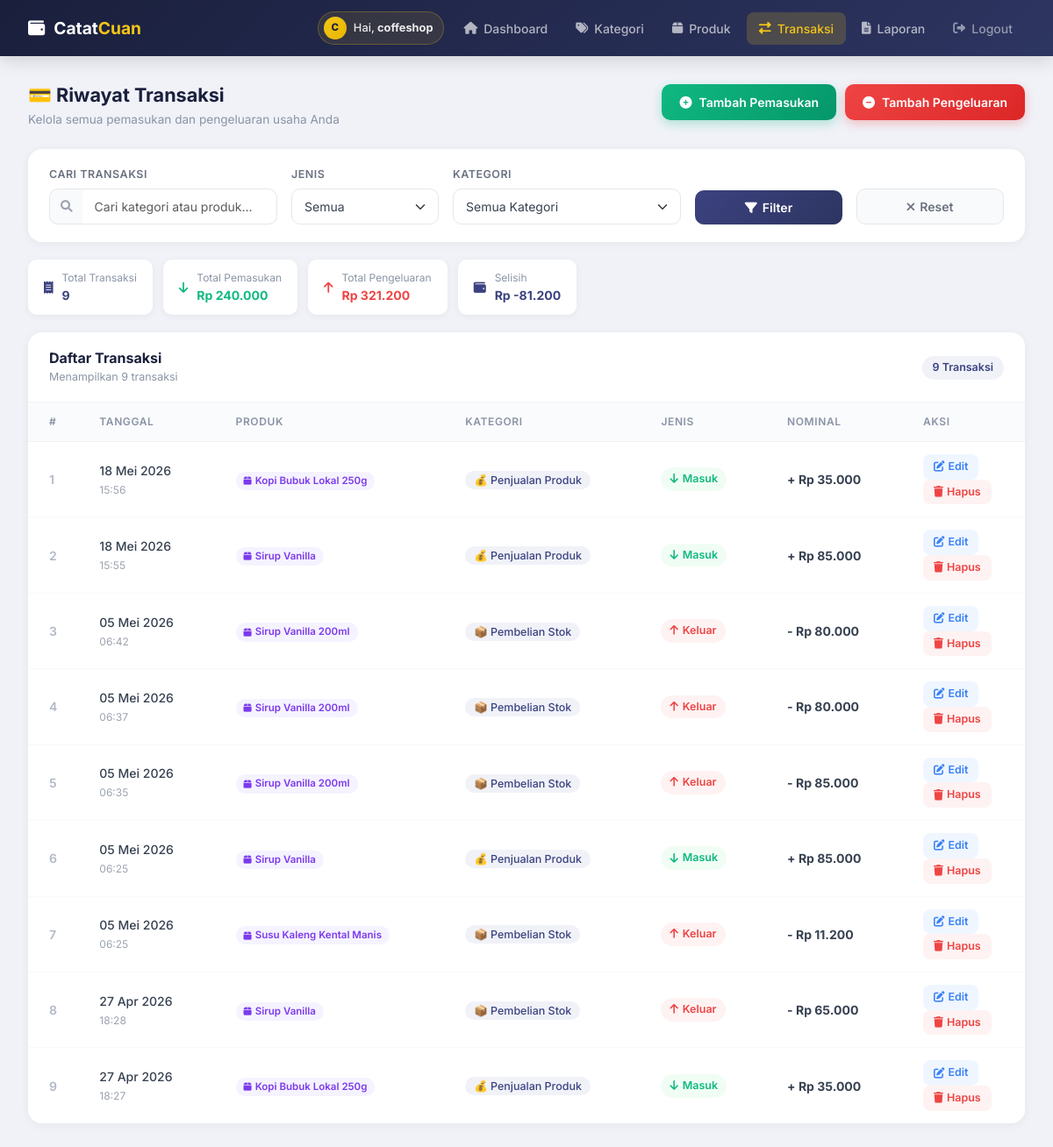
Page /transaksi.php (signed in) on the committed database.
### tables this page shows
CREATE TABLE `tb_transaksi` (
  `id_transaksi` int NOT NULL,
  `id_user` int NOT NULL,
  `id_kategori` int NOT NULL,
  `id_produk` int DEFAULT NULL,
  `jenis` enum('masuk','keluar') NOT NULL,
  `tanggal` date NOT NULL,
  `waktu` time NOT NULL,
  `nominal` int NOT NULL,
  `keterangan` varchar(255) NOT NULL,
  `catatan` text,
  `created_at` timestamp NULL DEFAULT CURRENT_TIMESTAMP
);

CREATE TABLE `tb_produk` (
  `id_produk` int NOT NULL,
  `id_user` int NOT NULL,
  `nama_produk` varchar(150) NOT NULL,
  `harga_beli` int NOT NULL DEFAULT '0',
  `harga_jual` int NOT NULL DEFAULT '0',
  `created_at` timestamp NOT NULL DEFAULT CURRENT_TIMESTAMP
);

CREATE TABLE `tb_kategori` (
  `id_kategori` int NOT NULL,
  `id_user` int DEFAULT NULL,
  `nama_kategori` varchar(100) NOT NULL,
  `jenis_arus` enum('masuk','keluar') NOT NULL,
  `ikon` varchar(10) DEFAULT 0xF09F92B0
);

### koneksi.php (called while the page is built, shortened)
<?php
function formatRupiah(int $nominal): string
{
    return 'Rp ' . number_format($nominal, 0, ',', '.');
}
function formatTanggal(string $date): string
{
    $bulan = ['', 'Jan', 'Feb', 'Mar', 'Apr', 'Mei', 'Jun', 'Jul', 'Agu', 'Sep', 'Okt', 'Nov', 'Des'];
    $d = explode('-', $date);
    return $d[2] . ' ' . $bulan[(int) $d[1]] . ' ' . $d[0];
}
?>

### transaksi.php (the view, shortened to what this page needs)
<?php
require_once 'koneksi.php';
$search = trim($_GET['search'] ?? '');
$jenis  = $_GET['jenis'] ?? 'all';
$page   = max(1, (int) ($_GET['page'] ?? 1));
$perPage = 10;
$offset = ($page - 1) * $perPage;
$where  = "WHERE t.id_user = :uid";
$params = [':uid' => $_SESSION['id_user']];
$countSql = "SELECT COUNT(*) FROM tb_transaksi t $where";
$stmtCount = $pdo->prepare($countSql);
$stmtCount->execute($params);
$totalRows = (int) $stmtCount->fetchColumn();
$sql = "SELECT t.*, k.nama_kategori, k.ikon, p.nama_produk AS nama_produk_linked FROM tb_transaksi t
        JOIN tb_kategori k ON t.id_kategori = k.id_kategori
        LEFT JOIN tb_produk p ON t.id_produk = p.id_produk
        $where
        ORDER BY t.tanggal DESC, t.waktu DESC
        LIMIT :limit OFFSET :offset";
$stmt = $pdo->prepare($sql);
foreach ($params as $key => $val)
    $stmt->bindValue($key, $val);
$stmt->bindValue(':limit', $perPage, PDO::PARAM_INT);
$stmt->bindValue(':offset', $offset, PDO::PARAM_INT);
$stmt->execute();
$transaksiList = $stmt->fetchAll();
$sqlSum = "SELECT
    COALESCE(SUM(CASE WHEN t.jenis='masuk' THEN t.nominal ELSE 0 END), 0) AS total_masuk,
    COALESCE(SUM(CASE WHEN t.jenis='keluar' THEN t.nominal ELSE 0 END), 0) AS total_keluar
    FROM tb_transaksi t $where";
$stmtSum = $pdo->prepare($sqlSum);
$stmtSum->execute($params);
$summary = $stmtSum->fetch();
?>
<!DOCTYPE html>
<html lang="id">
<head>
    <link href="https://cdn.jsdelivr.net/npm/bootstrap@5.3.0/dist/css/bootstrap.min.css" rel="stylesheet">
    <link rel="stylesheet" href="https://cdnjs.cloudflare.com/ajax/libs/font-awesome/6.0.0/css/all.min.css">
</head>
<body>
    <nav class="navbar-custom" id="mainNav">
        <a href="index.php" class="navbar-brand-text">
            <i class="fas fa-wallet"></i> <span>Catat<span class="cuan">Cuan</span></span>
        </a>
        <div class="navbar-nav-links" id="navLinks">
            <div class="nav-user-pill">
                <div class="nav-user-avatar"><?= strtoupper(substr($_SESSION['nama_toko'] ?? 'U', 0, 1)) ?></div>
                <span>Hai, <strong><?= htmlspecialchars(explode(' ', trim($_SESSION['nama_toko'] ?? 'User'))[0]) ?></strong></span>
            </div>
            <a href="dashboard.php"><i class="fas fa-home"></i> Dashboard</a>
            <a href="kategori.php"><i class="fas fa-tags"></i> Kategori</a>
            <a href="produk.php"><i class="fas fa-box"></i> Produk</a>
            <a href="transaksi.php" class="active"><i class="fas fa-exchange-alt"></i> Transaksi</a>
            <a href="laporan.php"><i class="fas fa-file-alt"></i> Laporan</a>
            <a href="logout.php" style="color:rgba(255,255,255,0.5);" title="Logout"><i class="fas fa-sign-out-alt"></i> Logout</a>
        </div>
    </nav>
    <div class="page-wrapper">
        <div class="page-header">
            <div>
                <h4>💳 Riwayat Transaksi</h4>
                <p>Kelola semua pemasukan dan pengeluaran usaha Anda</p>
            </div>
            <div style="display:flex;gap:10px;">
                <a href="form_transaksi.php?jenis=masuk" class="btn-action success">
                    <i class="fas fa-plus-circle"></i> Tambah Pemasukan
                </a>
                <a href="form_transaksi.php?jenis=keluar" class="btn-action danger">
                    <i class="fas fa-minus-circle"></i> Tambah Pengeluaran
                </a>
            </div>
        </div>
        <div class="filter-card">
            <form method="GET" action="transaksi.php" class="row g-3 align-items-end">
                <div class="col-md-3">
                    <label>Cari Transaksi</label>
                    <div class="input-group">
                        <span class="input-group-text"><i class="fas fa-search"></i></span>
                        <input type="text" class="form-control" name="search" value="<?= htmlspecialchars($search) ?>"
                            placeholder="Cari kategori atau produk...">
                    </div>
                </div>
                <div class="col-md-2">
                    <label>Jenis</label>
                    <select class="form-select" name="jenis">
                        <option value="all" <?= $jenis === 'all' ? 'selected' : '' ?>>Semua</option>
                    </select>
                </div>
                <div class="col-md-3">
                    <label>Kategori</label>
                    <select class="form-select" name="kat">
                        <option value="0">Semua Kategori</option>
                    </select>
                </div>
                <div class="col-md-2">
                    <button type="submit" class="btn-filter">
                        <i class="fas fa-filter"></i> Filter
                    </button>
                </div>
                <div class="col-md-2">
                    <a href="transaksi.php" class="btn-reset-filter">
                        <i class="fas fa-times"></i> Reset
                    </a>
                </div>
            </form>
        </div>
        <div class="summary-row">
            <div class="summ-pill">
                <i class="fas fa-receipt" style="color:#3b4280;"></i>
                <div>
                    <div class="lbl">Total Transaksi</div>
                    <div class="val saldo"><?= $totalRows ?></div>
                </div>
            </div>
            <div class="summ-pill">
                <i class="fas fa-arrow-down" style="color:#10b981;"></i>
                <div>
                    <div class="lbl">Total Pemasukan</div>
                    <div class="val masuk"><?= formatRupiah((int) $summary['total_masuk']) ?></div>
                </div>
            </div>
            <div class="summ-pill">
                <i class="fas fa-arrow-up" style="color:#ef4444;"></i>
                <div>
                    <div class="lbl">Total Pengeluaran</div>
                    <div class="val keluar"><?= formatRupiah((int) $summary['total_keluar']) ?></div>
                </div>
            </div>
            <div class="summ-pill">
                <i class="fas fa-wallet" style="color:#3b4280;"></i>
                <div>
                    <div class="lbl">Selisih</div>
                    <div class="val saldo">
                        <?= formatRupiah((int) $summary['total_masuk'] - (int) $summary['total_keluar']) ?></div>
                </div>
            </div>
        </div>
        <div class="table-card">
            <div class="table-card-header">
                <div>
                    <h6>Daftar Transaksi</h6>
                    <p>Menampilkan <?= $totalRows ?>
                        transaksi<?= $search ? ' dengan kata kunci "' . htmlspecialchars($search) . '"' : '' ?></p>
                </div>
                <span class="count-badge"><?= $totalRows ?> Transaksi</span>
            </div>
            <div class="table-responsive">
                <table class="table">
                    <thead>
                        <tr>
                            <th style="width:50px;">#</th>
                            <th>Tanggal</th>
                            <th>Produk</th>
                            <th>Kategori</th>
                            <th>Jenis</th>
                            <th>Nominal</th>
                            <th style="width:140px;">Aksi</th>
                        </tr>
                    </thead>
                    <tbody>
                        <?php if (empty($transaksiList)): ?>
                            <tr>
                                <td colspan="7" style="text-align:center;padding:60px;color:#9ca3af;">
                                    <i class="fas fa-inbox"
                                        style="font-size:2.5rem;display:block;margin-bottom:12px;color:#d1d5db;"></i>
                                    Tidak ada transaksi ditemukan.<br>
                                    <a href="form_transaksi.php" style="color:#3b4280;font-weight:600;">Catat transaksi
                                        pertama →</a>
                                </td>
                            </tr>
                        <?php else: ?>
                            <?php foreach ($transaksiList as $i => $tx): ?>
                                <tr>
                                    <td style="color:#b0b8c8;font-weight:600;"><?= $offset + $i + 1 ?></td>
                                    <td>
                                        <span style="font-weight:500;"><?= formatTanggal($tx['tanggal']) ?></span><br>
                                        <span style="font-size:0.75rem;color:#9ca3af;"><?= substr($tx['waktu'], 0, 5) ?></span>
                                    </td>
                                    <td>
                                        <?php if (!empty($tx['nama_produk_linked'])): ?>
                                            <span style="display:inline-flex;align-items:center;gap:4px;background:#f5f3ff;color:#7c3aed;font-size:0.72rem;font-weight:600;padding:2px 9px;border-radius:20px;margin-top:3px;">
                                                <i class="fas fa-box" style="font-size:0.65rem;"></i>
                                                <?= htmlspecialchars($tx['nama_produk_linked']) ?>
                                            </span>
                                        <?php else: ?>
                                            <span style="color:#9ca3af;font-size:0.8rem;">-</span>
                                        <?php endif; ?>
                                    </td>
                                    <td>
                                        <span class="kat-badge"><?= $tx['ikon'] ?>
                                            <?= htmlspecialchars($tx['nama_kategori']) ?></span>
                                    </td>
                                    <td>
                                        <?php if ($tx['jenis'] === 'masuk'): ?>
                                            <span class="tx-badge masuk"><i class="fas fa-arrow-down"></i> Masuk</span>
                                        <?php else: ?>
                                            <span class="tx-badge keluar"><i class="fas fa-arrow-up"></i> Keluar</span>
                                        <?php endif; ?>
                                    </td>
                                    <td class="nominal-<?= $tx['jenis'] ?>">
                                        <?= $tx['jenis'] === 'masuk' ? '+' : '-' ?>         <?= formatRupiah($tx['nominal']) ?>
                                    </td>
                                    <td>
                                        <a href="form_transaksi.php?id=<?= $tx['id_transaksi'] ?>" class="btn-tbl edit me-1">
                                            <i class="fas fa-edit"></i> Edit
                                        </a>
                                        <a href="hapus_transaksi.php?id=<?= $tx['id_transaksi'] ?>" class="btn-tbl hapus"
                                            onclick="return confirm('Hapus transaksi ini? Tindakan tidak dapat dibatalkan.')">
                                            <i class="fas fa-trash"></i> Hapus
                                        </a>
                                    </td>
                                </tr>
                            <?php endforeach; ?>
                        <?php endif; ?>
                    </tbody>
                </table>
            </div>
        </div>
    </div>
</body>
</html>

### rows in the picture
tb_transaksi: i "1", tanggal "18 Mei 2026", waktu "15:56", id_produk.nama_produk "Kopi Bubuk Lokal 250g", id_kategori.ikon "💰", id_kategori.nama_kategori "Penjualan Produk", jenis "masuk" (drawn), nominal "Rp 35.000"
tb_transaksi: i "2", tanggal "18 Mei 2026", waktu "15:55", id_produk.nama_produk "Sirup Vanilla", id_kategori.ikon "💰", id_kategori.nama_kategori "Penjualan Produk", jenis "masuk" (drawn), nominal "Rp 85.000"
tb_transaksi: i "3", tanggal "05 Mei 2026", waktu "06:42", id_produk.nama_produk "Sirup Vanilla 200ml", id_kategori.ikon "📦", id_kategori.nama_kategori "Pembelian Stok", jenis "keluar" (drawn), nominal "Rp 80.000"
tb_transaksi: i "4", tanggal "05 Mei 2026", waktu "06:37", id_produk.nama_produk "Sirup Vanilla 200ml", id_kategori.ikon "📦", id_kategori.nama_kategori "Pembelian Stok", jenis "keluar" (drawn), nominal "Rp 80.000"
tb_transaksi: i "5", tanggal "05 Mei 2026", waktu "06:35", id_produk.nama_produk "Sirup Vanilla 200ml", id_kategori.ikon "📦", id_kategori.nama_kategori "Pembelian Stok", jenis "keluar" (drawn), nominal "Rp 85.000"
tb_transaksi: i "6", tanggal "05 Mei 2026", waktu "06:25", id_produk.nama_produk "Sirup Vanilla", id_kategori.ikon "💰", id_kategori.nama_kategori "Penjualan Produk", jenis "masuk" (drawn), nominal "Rp 85.000"
tb_transaksi: i "7", tanggal "05 Mei 2026", waktu "06:25", id_produk.nama_produk "Susu Kaleng Kental Manis", id_kategori.ikon "📦", id_kategori.nama_kategori "Pembelian Stok", jenis "keluar" (drawn), nominal "Rp 11.200"
tb_transaksi: i "8", tanggal "27 Apr 2026", waktu "18:28", id_produk.nama_produk "Sirup Vanilla", id_kategori.ikon "📦", id_kategori.nama_kategori "Pembelian Stok", jenis "keluar" (drawn), nominal "Rp 65.000"
tb_transaksi: i "9", tanggal "27 Apr 2026", waktu "18:27", id_produk.nama_produk "Kopi Bubuk Lokal 250g", id_kategori.ikon "💰", id_kategori.nama_kategori "Penjualan Produk", jenis "masuk" (drawn), nominal "Rp 35.000"

### other values in the picture
substr($_SESSION['nama_toko'] ?? 'U', 0, 1) "C"
explode(' ', trim($_SESSION['nama_toko'] ?? 'User'))[0] "coffeshop"
$totalRows "9"
formatRupiah((int) $summary['total_masuk']) "Rp 240.000"
formatRupiah((int) $summary['total_keluar']) "Rp 321.200"
